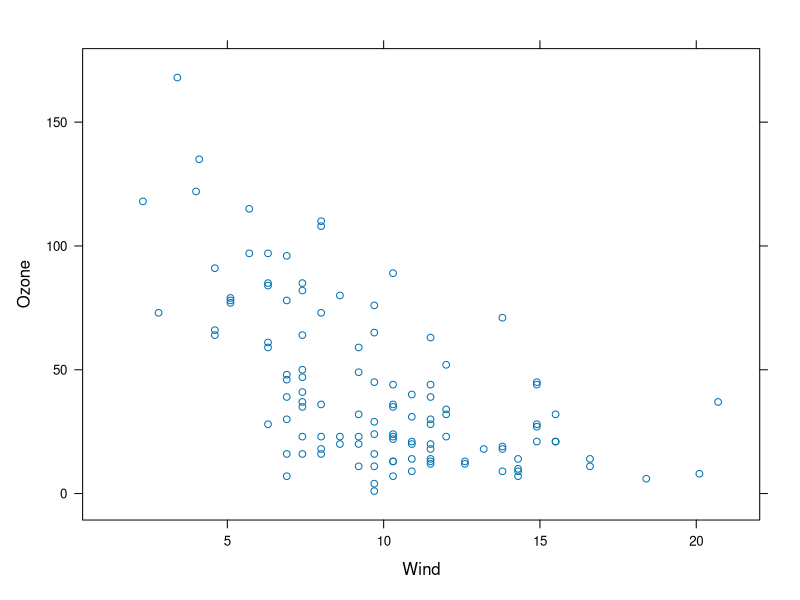
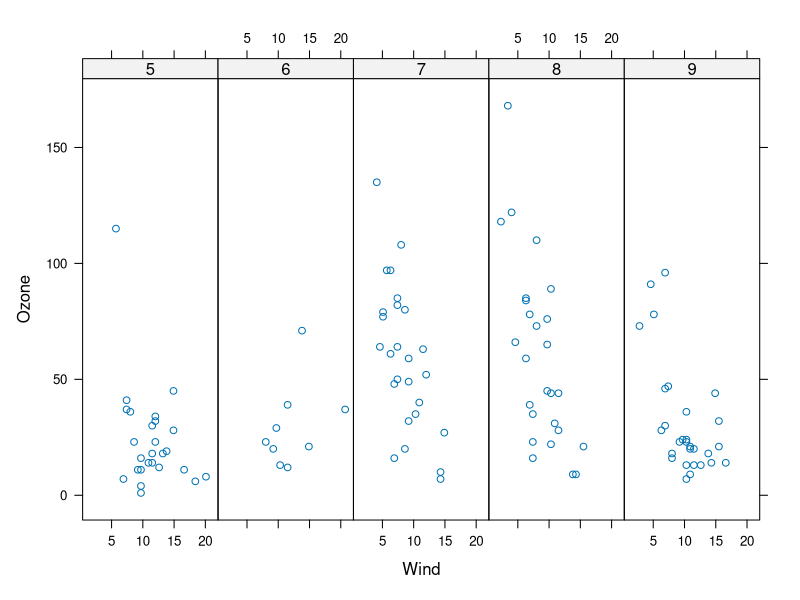
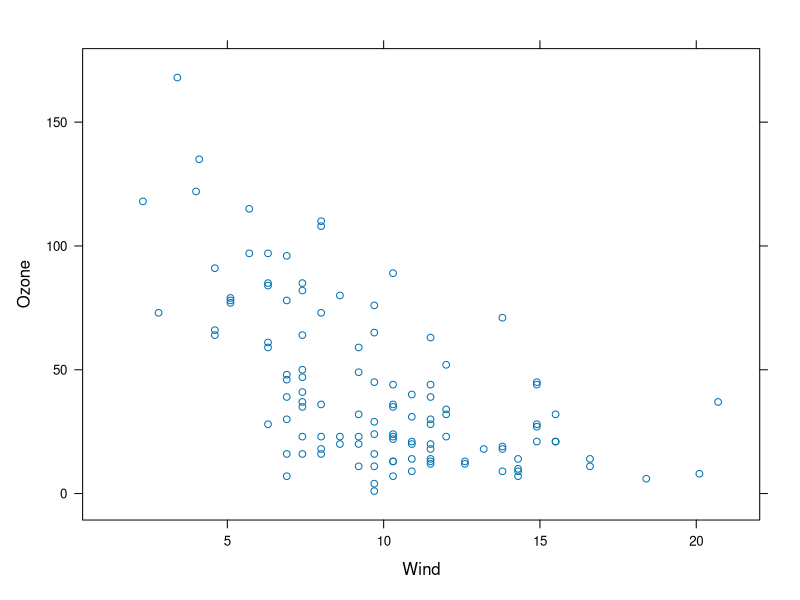
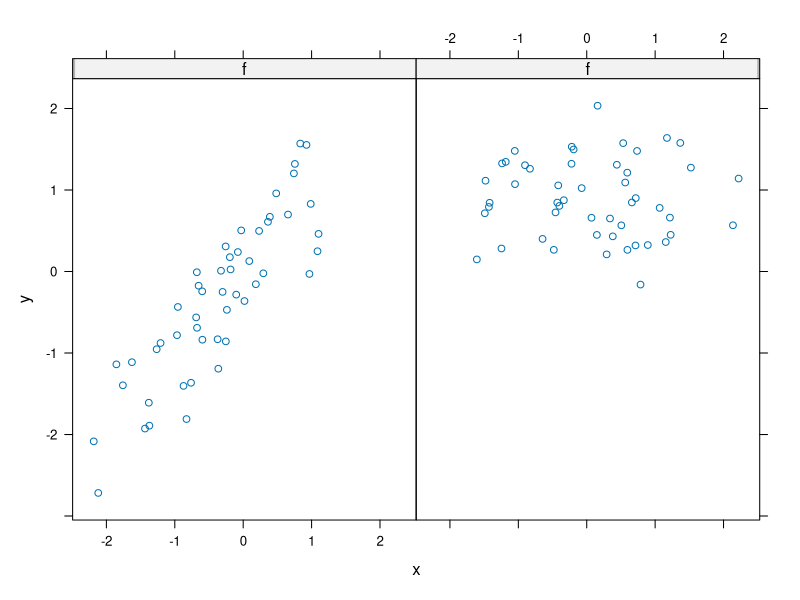
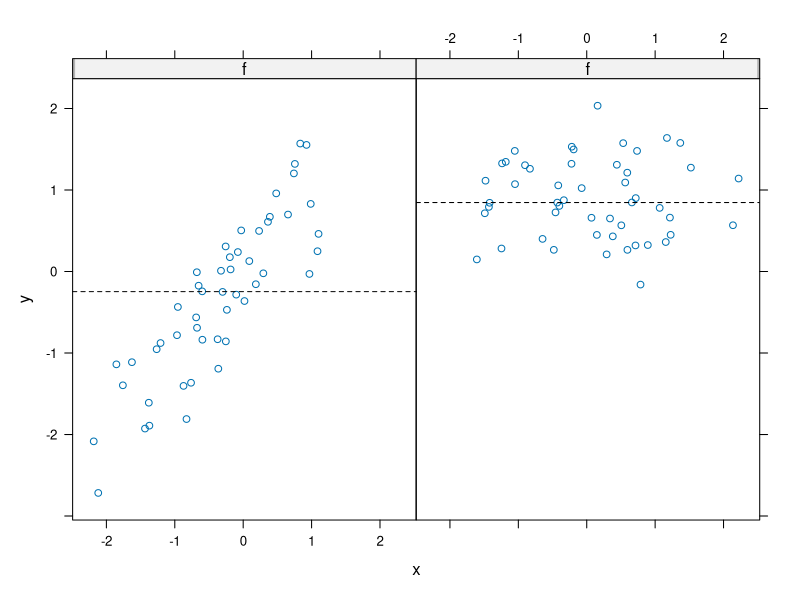
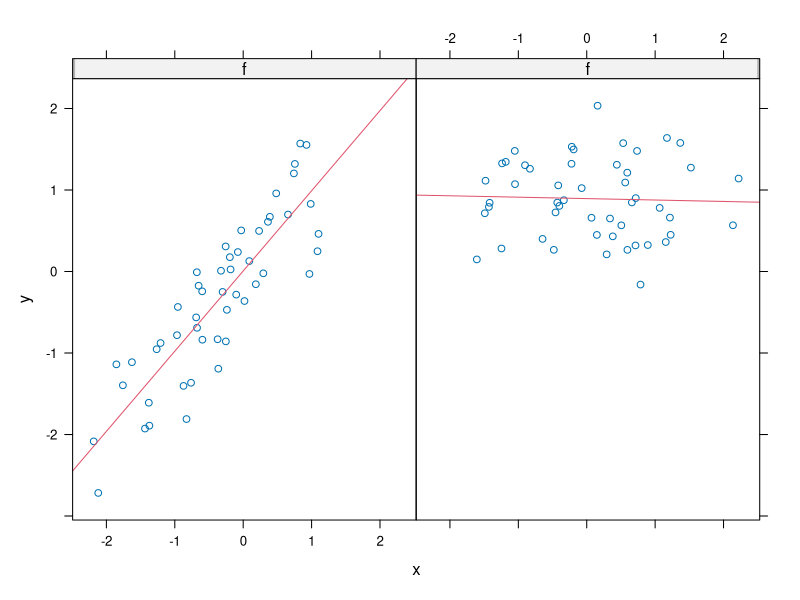
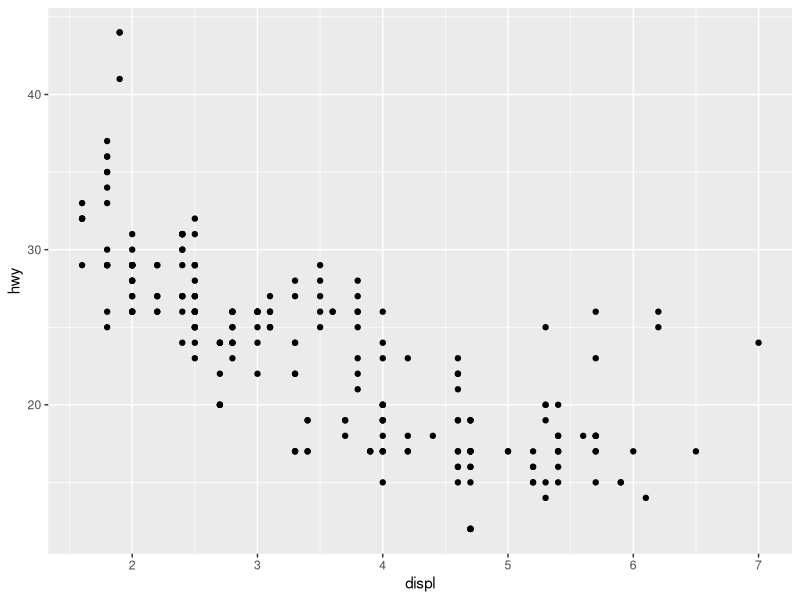
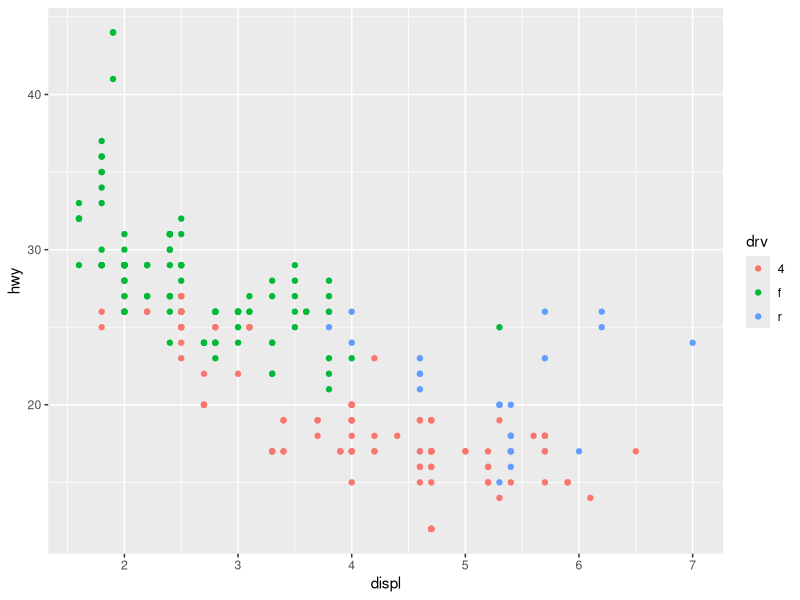

The R source for these figures, in order: (Note: this script raises an error after producing the figures.)
# The Lattice Plotting System

## Main Function

#xyplot
#bwplot
#histogram
#stripplot
#dotplot
#splom
#levelplot, counterplot

## Simple Lattice Plots
library(lattice)
library(datasets)
## Simple scatterplot
xyplot(Ozone ~ Wind, data = airquality)

## Convert "Month" to a factor variable

airquality <- transform(airquality, Month = factor(Month))
xyplot(Ozone ~ Wind | Month, data = airquality, layout = c(5, 1))

p <- xyplot(Ozone ~ Wind, data = airquality)
print(p)

## Lattice Panel Functions
set.seed(10)
x <- rnorm(100)
f <- rep(0:1, each = 50)
y <- x + f - f * x + rnorm(100, sd = 0.5)
xyplot(y ~ x | f, layout = c(2, 1))

## Custom Panel Functions

xyplot(y ~ x | f, panel = function(x, y, ...) {
        panel.xyplot(x, y, ...)
        panel.abline(h = median(y), lty = 2)
})

xyplot(y ~ x | f, panel = function(x, y, ...) {
        panel.xyplot(x, y, ...)
        panel.lmline(x, y, col = 2)
})

# ggplot2 Plotting System

library(ggplot2)
str(mpg)

qplot(displ, hwy, data = mpg)
qplot(displ, hwy, data = mpg, color = drv)

## Adding a geom
qplot(displ, hwy, data = mpg, geom = c("point","smooth"))

## Histograms

qplot(hwy, data = mpg, fill = drv)

## Facets
## Split out data by variable

qplot(displ, hwy, data = mpg, facets = .~drv)

qplot(pm25, NocturnalSympt, data = maacs, facest = . ~ bmicat, geom = c("point", "smooth"), method = "lm")

## Axis limits

testdat <- data.frame(x = 1:100, y = rnorm(100))
testdat[50,2] <- 100
plot(testdat$x, testdat$y, type = "l", ylim = c(-3,3))

g <- ggplot(testdat, aes(x = x, y = y))
g +geom_line()

g + geom_line() + ylim(-3,3)
g + geom_line() + coord_cartesian(ylim = c(-3,3))

## Compley example

 